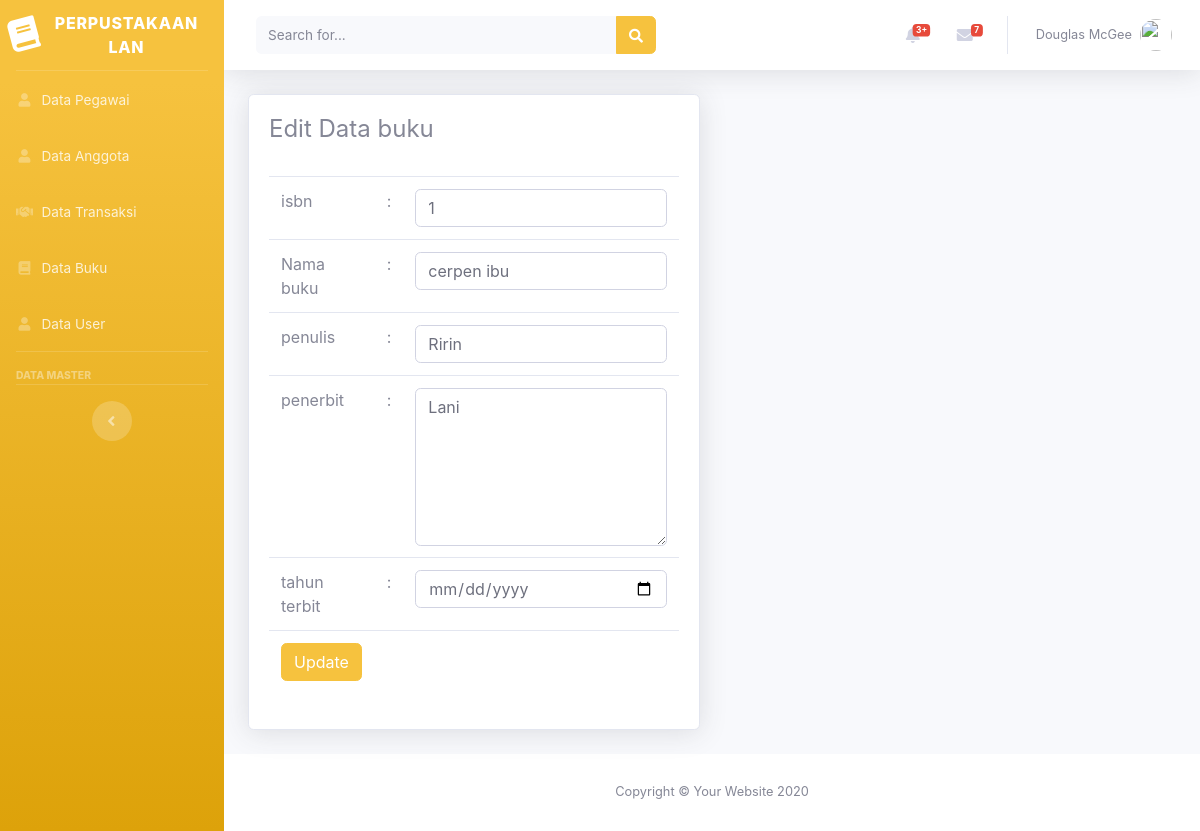
/perpustakaan_Lan/beranda.php?page=buku&aksi=edit&id=0, run on the app's committed database.
### tables this page shows
CREATE TABLE `tabel_buku` (
  `id_buku` int(7) NOT NULL,
  `isbn` varchar(30) NOT NULL,
  `nama_buku` varchar(50) NOT NULL,
  `penulis` varchar(50) NOT NULL,
  `penerbit` varchar(50) NOT NULL,
  `tahun_terbit` year(4) NOT NULL
);

### perpustakaan_Lan/views/buku/editbuku.php (the view, shortened to what this page needs)
<?php
    @$id = $_GET['id'];
    $sql    = "select * from tabel_buku where id_buku=$id";
    $show   = $db->query($sql);
    $hasil  = mysqli_fetch_assoc($show);
?>
<div class="container-fluid">
    <div class="row">
        <div class="col-lg-6">
            <div class="card shadow mb-4">
                <div class="card-body">
                    <div class="table-responsive">
                        <h4>Edit Data buku</h4>
                        <br>
                        <form action="model/buku/prosesupdatebuku.php" method="POST">
                            <table class="table">
                                <tr>
                                    <td>isbn</td>
                                    <td>:</td>
                                    <td><input type="text" class="form-control" name="isbn" id="isbn"
                                            value="<?php echo $hasil['isbn']?>">
                                    </td>
                                </tr>
                                <tr>
                                    <td>Nama buku</td>
                                    <td>:</td>
                                    <td><input type="text" class="form-control" name="nama_buku" id="nama_buku"
                                            value="<?php echo $hasil['nama_buku']?>"></td>
                                </tr>
                                <tr>
                                    <td>penulis</td>
                                    <td>:</td>
                                    <td><input type="text" class="form-control" name="penulis" id="penulis"
                                            value="<?php echo $hasil['penulis']?>"></td>
                                </tr>
                                <tr>
                                    <td>penerbit</td>
                                    <td>:</td>
                                    <td><textarea class="form-control" name="penerbit" id="pnerbit" cols="10"
                                            rows="6"><?php echo  $hasil['penerbit']?></textarea></td>
                                </tr>
                                <tr>
                                <tr>
                                    <td>tahun terbit</td>
                                    <td>:</td>
                                    <td><input type="date" class="form-control" name="tahun_terbit" id="tahun_terbit"
                                            value="<?php echo $hasil['tahun_terbit']?>"></td>
                                </tr>
                                <tr>
                                    <td colspan="3">
                                        <input type="submit" class="btn btn-warning" value="Update">
                                    </td>
                                </tr>
                            </table>
                        </form>
                    </div>
                </div>
            </div>
        </div>
    </div>
</div>

### data on the page
tabel_buku: isbn "1", nama_buku "cerpen ibu", penulis "Ririn", penerbit "Lani"
